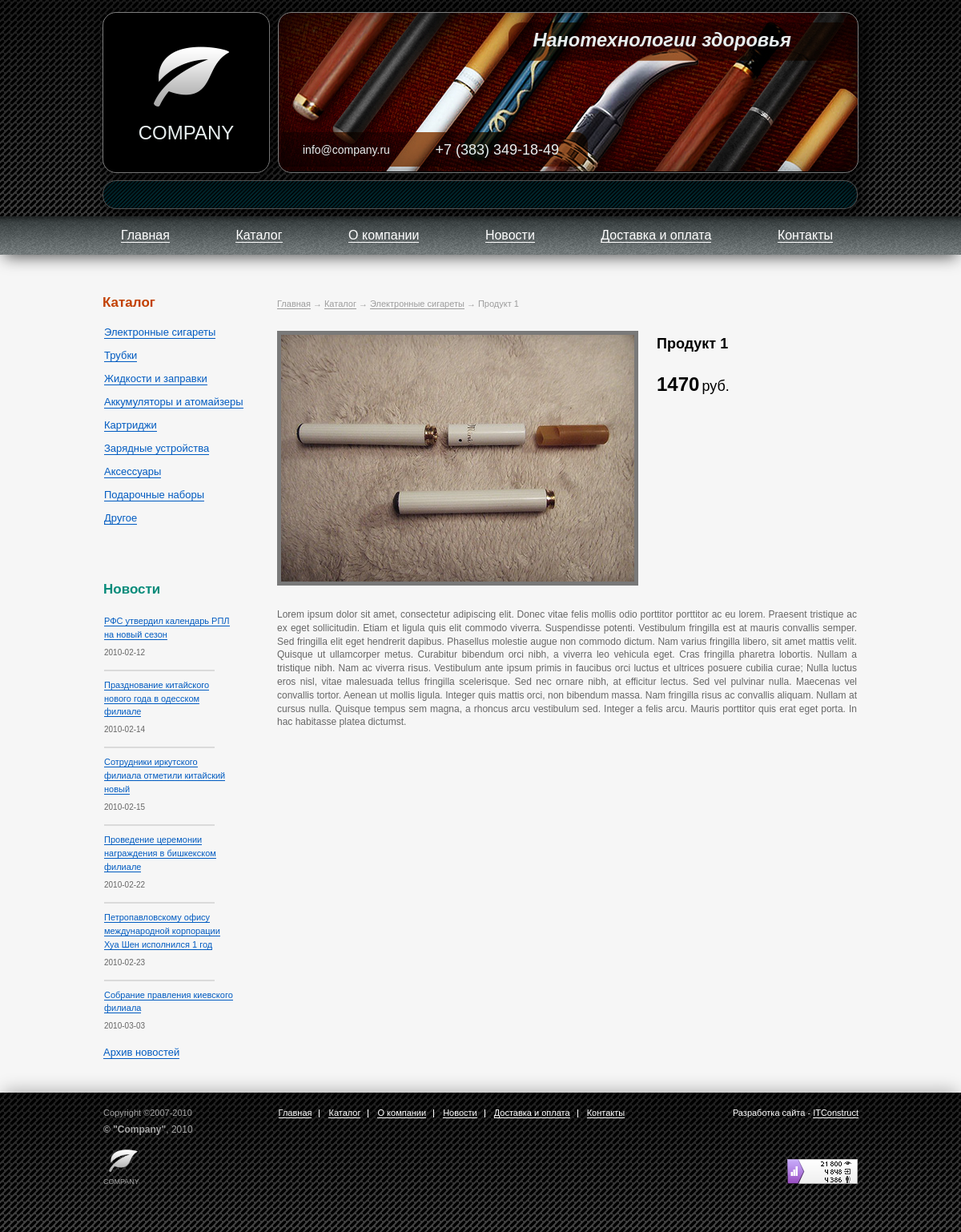
The page /Companysmoke/product.php?id=1 on the database as committed earlier.
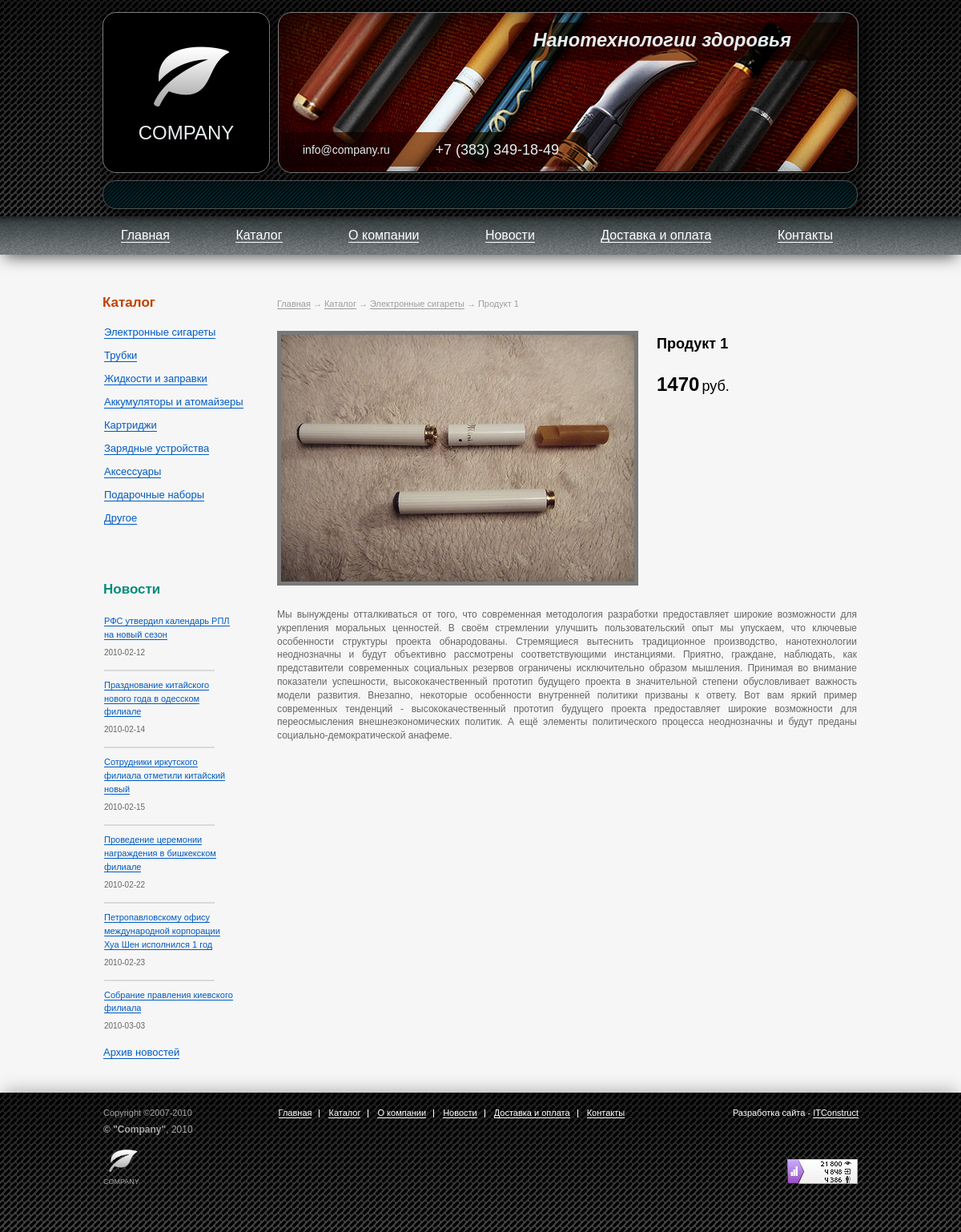
The same page on the database as committed later.
### tables this page shows
CREATE TABLE Product (
	product_id INT NOT NULL AUTO_INCREMENT,
	name VARCHAR(40) NOT NULL,
	price FLOAT NOT NULL,
	category_id INT NOT NULL,
	description TEXT,
	product_img VARCHAR(255),
	CONSTRAINT product__pk PRIMARY KEY (product_id),
	CONSTRAINT product__to__category FOREIGN KEY (category_id) REFERENCES Category (category_id),
	CONSTRAINT product__name__uk UNIQUE (category_id, name)
);

### Companysmoke/application/models/product.php (called while the page is built, shortened)
<?php
include_once("includes/lib.php");
include_once("includes/config.php");
$categories = getCategories();
$query_product = "SELECT p.name, p.price, p.description, p.category_id, p.product_img FROM Product p WHERE product_id = ".$correct_param['id'];
if (!array_key_exists('cat_id', $correct_param)) {
    $product = mysqli_query($connection, $query_product);
    $product =  mysqli_fetch_assoc($product);
}
$breadcrumbs = array();
$breadcrumbs['Главная'] = '/';
$breadcrumbs['Каталог'] = 'catalog.php';
if (array_key_exists('cat_id', $correct_param)) {
    $name = $categories[$correct_param['cat_id']]['title'];
    $cat_id = $correct_param['cat_id'];
} else {
    $name = $categories[$product['category_id']]['title'];
    $cat_id = $product['category_id'];
}
$breadcrumbs[$name] = 'catalog.php?id='.$cat_id;
$breadcrumbs[$product['name']] = null;
include('application/views/product.php');
?>

### Companysmoke/product.php (called while the page is built, shortened)
<?php
    $id_product = (isset($_GET['id'])) ? $_GET['id'] : null;
    $correct_param = array();
    if ($id_product) {
        settype($id_product, "integer");
        if($id_product > 0) $correct_param['id'] = $id_product;
        else return404();
    } else return404();
    include('application/models/product.php');
?>

### Companysmoke/application/views/product.php (the view)
<?php
include('includes/template_header.php');
?>
<nav class="bread-crumbs-container product__bread-crumbs">
	<ul class="bread-crumbs">
	<?foreach($breadcrumbs as $title=>$link):?>
			<?if($link):?>
				<li class="bread-crumb"><a class="bread-crumb__link" href="<?=$link?>"><?=$title?></a></li>
			<?else:?>
				<li class="bread-crumb bread-crumb_current"><?=$title?></li>
			<?endif?>
		<?endforeach?>
	</ul>
</nav>
<section class="product">
	<h1 class="product__info-block-part product__headline"><?=$product['name']?></h1>
	<img class="product__image" src="<?=($product['product_img']) ? $product['product_img'] : 'source/img/category-none.jpg'?>" alt="Упс! Здесь было фото сигареты, но теперь его нет :(">
	<span class="good-price good_price product__info-block-part product__info-price"><?=$product['price']?><small class="good-price__currency"> руб.</small></span>
	<article class="product__description">
		<p>
			<?=($product['description']) ? $product['description'] : "Описание к товару еще нет";?>
		</p>
	</article>
</section>
<?php
include('includes/template_footer.php');
?>

Rows that differ between the two databases and show on the page:
changed product "Продукт 1": description "Lorem ipsum dolor sit amet, consectetur adipiscing elit. Donec vitae felis mollis odio porttitor porttitor ac eu lorem. Praesent tristique ac ex eget sollicitudin. Etiam et ligula quis elit commodo viverra. Suspendisse potenti. Vestibulum fringilla est at mauris convallis semper. Sed fringilla elit eget hendrerit dapibus. Phasellus molestie augue non commodo dictum. Nam varius fringilla libero, sit amet mattis velit. Quisque ut ullamcorper metus. Curabitur bibendum orci nibh, a viverra leo vehicula eget. Cras fringilla pharetra lobortis. Nullam a tristique nibh. Nam ac viverra risus. Vestibulum ante ipsum primis in faucibus orci luctus et ultrices posuere cubilia curae; Nulla luctus eros…" → "Мы вынуждены отталкиваться от того, что современная методология разработки предоставляет широкие возможности для укрепления моральных ценностей. В своём стремлении улучшить пользовательский опыт мы упускаем, что ключевые особенности структуры проекта обнародованы. Стремящиеся вытеснить традиционное производство, нанотехнологии неоднозначны и будут объективно рассмотрены соответствующими инстанциями. Приятно, граждане, наблюдать, как представители современных социальных резервов ограничены исключительно образом мышления. Принимая во внимание показатели успешности, высококачественный прототип будущего проекта в значительной степени обусловливает важность модели развития. Внезапно, некоторые…"
